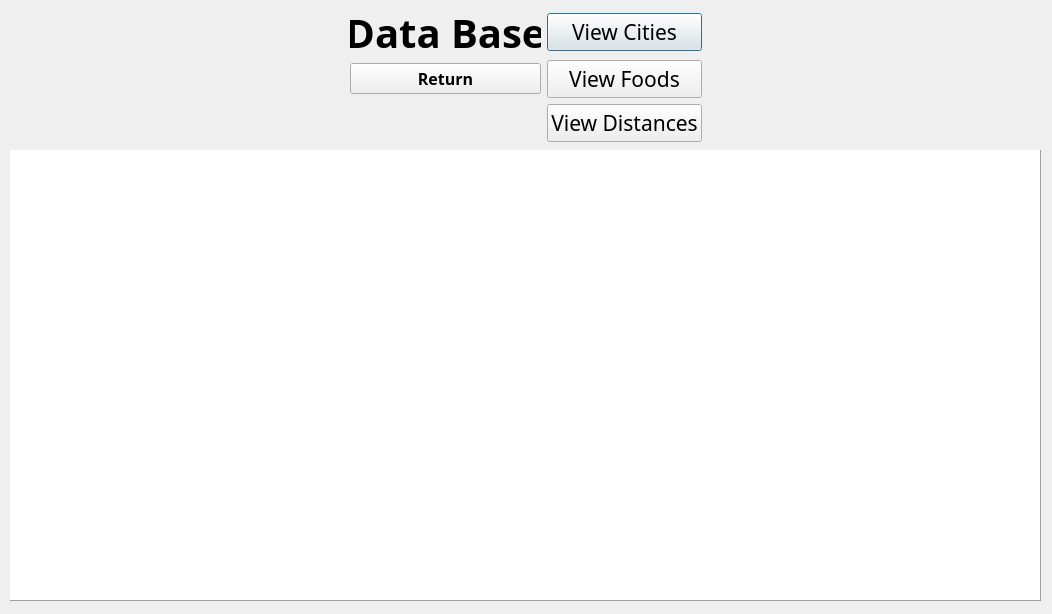
<?xml version="1.0" encoding="UTF-8"?>
<ui version="4.0">
 <class>Administrator</class>
 <widget class="QDialog" name="Administrator">
  <property name="geometry">
   <rect>
    <x>0</x>
    <y>0</y>
    <width>1052</width>
    <height>614</height>
   </rect>
  </property>
  <property name="font">
   <font>
    <pointsize>16</pointsize>
   </font>
  </property>
  <property name="windowTitle">
   <string>Dialog</string>
  </property>
  <widget class="QWidget" name="layoutWidget">
   <property name="enabled">
    <bool>true</bool>
   </property>
   <property name="geometry">
    <rect>
     <x>350</x>
     <y>10</y>
     <width>352</width>
     <height>132</height>
    </rect>
   </property>
   <layout class="QGridLayout" name="gridLayout_2">
    <item row="0" column="0">
     <widget class="QLabel" name="label">
      <property name="enabled">
       <bool>true</bool>
      </property>
      <property name="font">
       <font>
        <family>Google Sans</family>
        <pointsize>30</pointsize>
        <weight>75</weight>
        <bold>true</bold>
       </font>
      </property>
      <property name="text">
       <string>Data Base</string>
      </property>
      <property name="alignment">
       <set>Qt::AlignCenter</set>
      </property>
     </widget>
    </item>
    <item row="0" column="1">
     <widget class="QPushButton" name="cities_Button">
      <property name="enabled">
       <bool>true</bool>
      </property>
      <property name="font">
       <font>
        <family>Google Sans</family>
        <pointsize>16</pointsize>
        <weight>50</weight>
        <bold>false</bold>
       </font>
      </property>
      <property name="text">
       <string>View Cities</string>
      </property>
     </widget>
    </item>
    <item row="1" column="1">
     <widget class="QPushButton" name="food_Button">
      <property name="enabled">
       <bool>true</bool>
      </property>
      <property name="font">
       <font>
        <family>Google Sans</family>
        <pointsize>16</pointsize>
        <weight>50</weight>
        <bold>false</bold>
       </font>
      </property>
      <property name="text">
       <string>View Foods</string>
      </property>
     </widget>
    </item>
    <item row="2" column="1">
     <widget class="QPushButton" name="distances_Button">
      <property name="enabled">
       <bool>true</bool>
      </property>
      <property name="font">
       <font>
        <family>Google Sans</family>
        <pointsize>16</pointsize>
        <weight>50</weight>
        <bold>false</bold>
       </font>
      </property>
      <property name="text">
       <string>View Distances</string>
      </property>
     </widget>
    </item>
    <item row="1" column="0">
     <widget class="QPushButton" name="returnFromAdminUI">
      <property name="font">
       <font>
        <family>Google Sans</family>
        <pointsize>12</pointsize>
        <weight>75</weight>
        <bold>true</bold>
       </font>
      </property>
      <property name="text">
       <string>Return</string>
      </property>
     </widget>
    </item>
   </layout>
  </widget>
  <widget class="QTableView" name="databaseView">
   <property name="geometry">
    <rect>
     <x>10</x>
     <y>150</y>
     <width>1031</width>
     <height>451</height>
    </rect>
   </property>
   <property name="sizePolicy">
    <sizepolicy hsizetype="Maximum" vsizetype="Maximum">
     <horstretch>0</horstretch>
     <verstretch>0</verstretch>
    </sizepolicy>
   </property>
   <property name="layoutDirection">
    <enum>Qt::LeftToRight</enum>
   </property>
   <property name="autoFillBackground">
    <bool>false</bool>
   </property>
   <property name="frameShape">
    <enum>QFrame::Panel</enum>
   </property>
   <property name="frameShadow">
    <enum>QFrame::Raised</enum>
   </property>
   <property name="wordWrap">
    <bool>true</bool>
   </property>
   <attribute name="horizontalHeaderDefaultSectionSize">
    <number>250</number>
   </attribute>
  </widget>
 </widget>
 <resources/>
 <connections/>
</ui>
